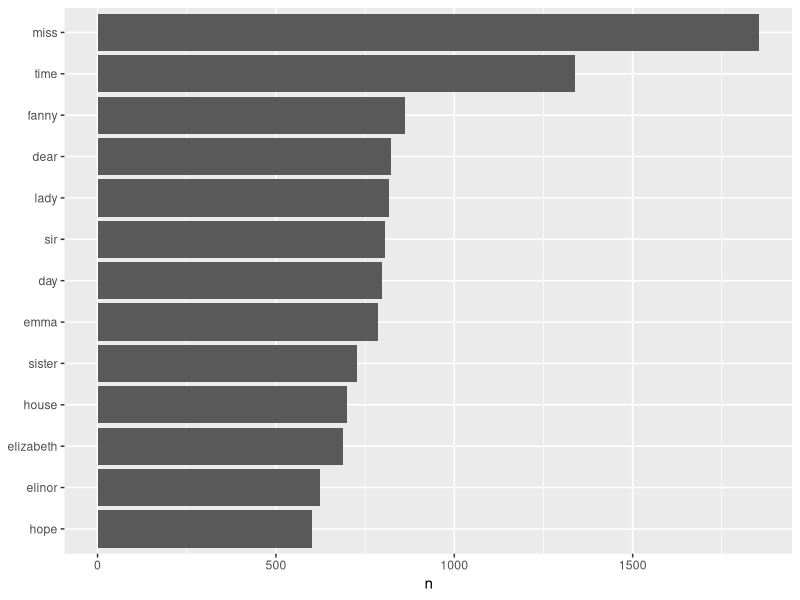

R code for this plot:
######################
### W13: Code along ###
######################

# Install packages
## We have to first install packages before we can load them (with install.packages() then library())
## shortcut: Ctrl + Enter/Cmd + Return

#install.packages("tidyverse")
#install.packages("dplyr")
#install.packages("ggplot2")
#install.packages("stringr")
install.packages("forcats")
install.packages("tidytext")
install.packages("janeaustenr")

library(tidyverse)
library(dplyr)
library(ggplot2)
library(stringr)
library(forcats)
library(tidytext)
library(janeaustenr)

# fct_reorder()
data <- data.frame(
    city = c("New York", "Los Angeles", "Chicago", "Houston", "New York", "Chicago"),
    revenue = c(15000, 22000, 18000, 12000, 13500, 16000))

data <- data %>%
    mutate(city = city %>% fct_reorder(., revenue, sum))
                ## format: fct_reorder(.f, .x, .fun)
    ## Check the levels after reordering
levels(data$city)


# fct_relevel()
data <- data.frame(
    education = c("High School", "Bachelor's", "Some College", "Master's", "High School"))

data <- data %>% 
    mutate(education = fct_relevel(education, "Master's", "Bachelor's", "Some College", "High School"))
            ## format: fct_relevel(.f, ...)
levels(data$education)


# unnest_tokens(): Example 1
text = c(
    "This speech is my recital, I think it's very vital",
    "To rock (a rhyme), that's right (on time)",
    "It's Tricky is the title, here we go..."
)

text


# unnest_tokens(): Example 2
text_df <- tibble(line = 1:3, text = text)
text_df


# unnest_tokens(): Example 3
tidy_df_unnest <- text_df %>%
    unnest_tokens(word, text)


# unnest_tokens(): Example 4
tidy_df_unnest %>%
    head(3)


# stop_words dataset
tidy_df_unnest %>%
    anti_join(stop_words)


# Another example
my_sentences <- tibble(sentences = c("I think that she's really good at playing soccer, 
                                     but he's probably a better dancer, especially at his age", 
                                     "I really like to watch soccer games, especially for OneKnox", 
                                     "She was a great goalkeeper, perhaps because she played soccer from such a young age"))

my_sentences %>% 
    unnest_tokens(word, sentences) %>% # separate words, removing punctuation
    count(word) %>% # counting words
    arrange(desc(n)) %>% # arranging by frequency
    anti_join(stop_words) # removing common words, or "stop" words


################# Code-along ################

# janeaustenr
library(janeaustenr)
library(dplyr)
library(stringr)

original_books <- austen_books() %>%
    group_by(book) %>%
    mutate(linenumber = row_number(), # it counts the lines for each book individually
           chapter = cumsum(str_detect(text, # creates a cumulative sum, which effectively increments the chapter number whenever a new "chapter" line is detected
                                       regex("^chapter [\\divxlc]", # detects lines of text that start with the word "chapter" followed by Roman numerals
                                             ignore_case = TRUE)))) %>% # makes the match case-insensitive
    ungroup() # any subsequent operations applied to original_books will treat it as a regular (ungrouped) data frame


# unnest_tokens()
library(tidytext)

tidy_books <- original_books %>%
    unnest_tokens(word, text)


# Remove stop words
data(stop_words)

tidy_books <- tidy_books %>%
    anti_join(stop_words)


# Count words
tidy_books %>%
    count(word, sort = TRUE)

# Visualize words
library(ggplot2)

tidy_books %>%
    count(word, sort = TRUE) %>% # counts the occurrences of each unique word / the most frequent words appear first
    filter(n > 600) %>% # include only words that appear more than 600 times
    mutate(word = fct_reorder(word, n)) %>% # reorders the levels of the word factor by their frequency (n)
    ggplot(aes(n, word)) + # n: mapped to the x-axis, word: y-axis
    geom_col() + # bar chart where the heights (or lengths) of the bars represent the values of n (word frequencies)
    labs(y = NULL) # removes the y-axis label
